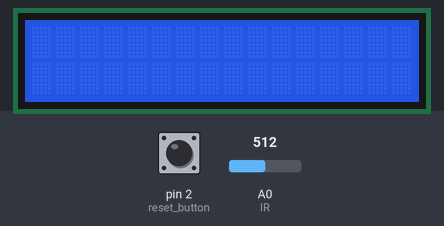
This sketch was run on a simulated Arduino Uno, built with avr-gcc and run on an emulated ATmega328P. Shown: 16×2 character LCD. The test bench sets the inputs (shaded band); at power-on: A0 (IR) = 512, pin 2 (reset_button) HIGH.

Above: at 1.3 s.
1.4 s: A0 (IR) set to 390
At 3.0 s:
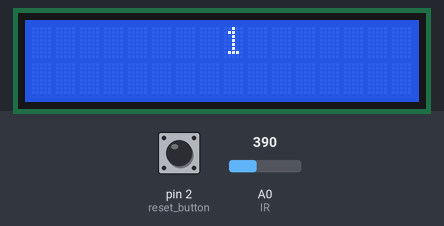
4.4 s: pin 2 (reset_button) pulled LOW for 0.15 s
At 5.2 s:
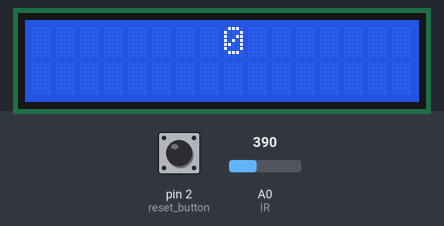
7.1 s: pin 2 (reset_button) pulled LOW for 1 s
At 9.3 s:
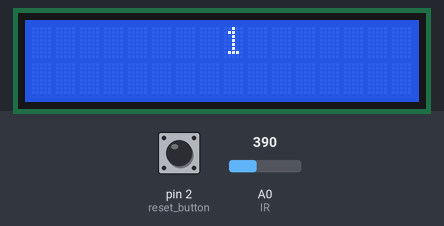
11.1 s: A0 (IR) set to 410
13.4 s: A0 (IR) set to 306
At 15.0 s:
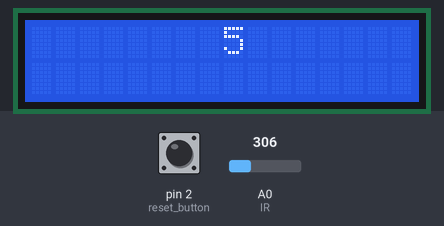
Timing chart, 0 to 16.5 s (numbered marks = the images above; inputs shaded):
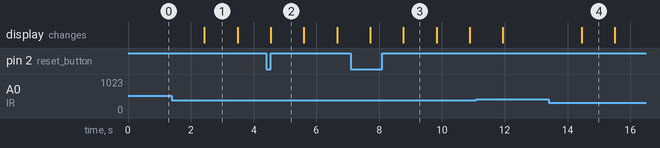

Measured:
- after the input at 1.4 s, the display: changes after 1.0 s (image 1)
- after the input at 13.4 s, the display: changes after 1.0 s (image 4)
- what the display in image 1 shows lasts 1.1 s, from 2.4 s to 3.5 s

The sketch:

sketch.ino
```cpp
#include <LiquidCrystal_I2C.h>

#define IR A0
int count = 0;
bool count_change = false;
#define reset_button 2

LiquidCrystal_I2C lcd(0x27,16,2);

void setup() {
  lcd.begin(16,2);
  lcd.init();
  lcd.backlight();
  pinMode(reset_button,INPUT_PULLUP);
  Serial.begin(9600);
}

void loop() {
  int IR_value = analogRead(IR);
  if(IR_value < 400){
    count++;
    delay(1000);
    count_change = true;
  }
  if(count_change){
    lcd.clear();
    lcd.setCursor(8,0);
    lcd.print(count);
  }
  count_change = false;
  if(!digitalRead(reset_button))
    reset();
  delay(50);
}
void reset(){
  count = 0;
  lcd.clear();
  lcd.setCursor(8,0);
  lcd.print(count);
}
```
